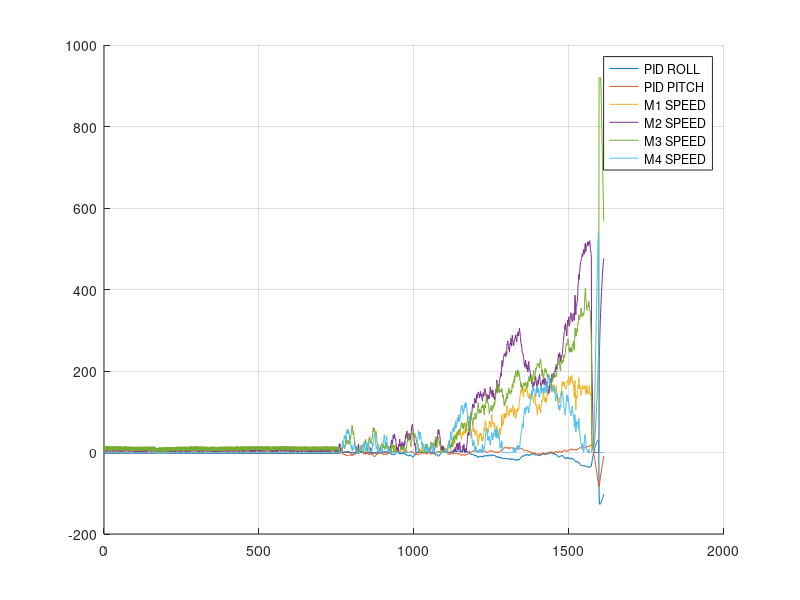

This chart was generated by the following MATLAB code:
accx = 1;
accy = 2;
accz = 3;
gyrox = 4;
gyroy = 5;
gyroz = 6;
magnx = 7;
magny = 8;
magnz = 9;
roll = 10;
pitch = 11;
yaw = 12;
roll_var = 13;
pitch_var = 14;
yaw_var = 15;
kf_dt = 16;
throttle = 17;
cmd_roll = 18;
cmd_pitch = 19;
cmd_yaw = 20;
pid_roll = 21;
pid_pitch = 22;
pid_yaw = 23;
motors_armed = 24;
m1_speed = 25;
m2_speed = 26;
m3_speed = 27;
m4_speed = 28;

M = csvread("19-03-2023-23-12.csv", 2, 0);

hold all;
plot(M(:, pid_roll),  'DisplayName', 'PID ROLL');
plot(M(:, pid_pitch), 'DisplayName', 'PID PITCH');
plot(M(:, m1_speed) - 1080,  'DisplayName', 'M1 SPEED');
plot(M(:, m2_speed) - 1080,  'DisplayName', 'M2 SPEED');
plot(M(:, m3_speed) - 1080,  'DisplayName', 'M3 SPEED');
plot(M(:, m4_speed) - 1080,  'DisplayName', 'M4 SPEED');
legend(gca, 'show');

grid on;
